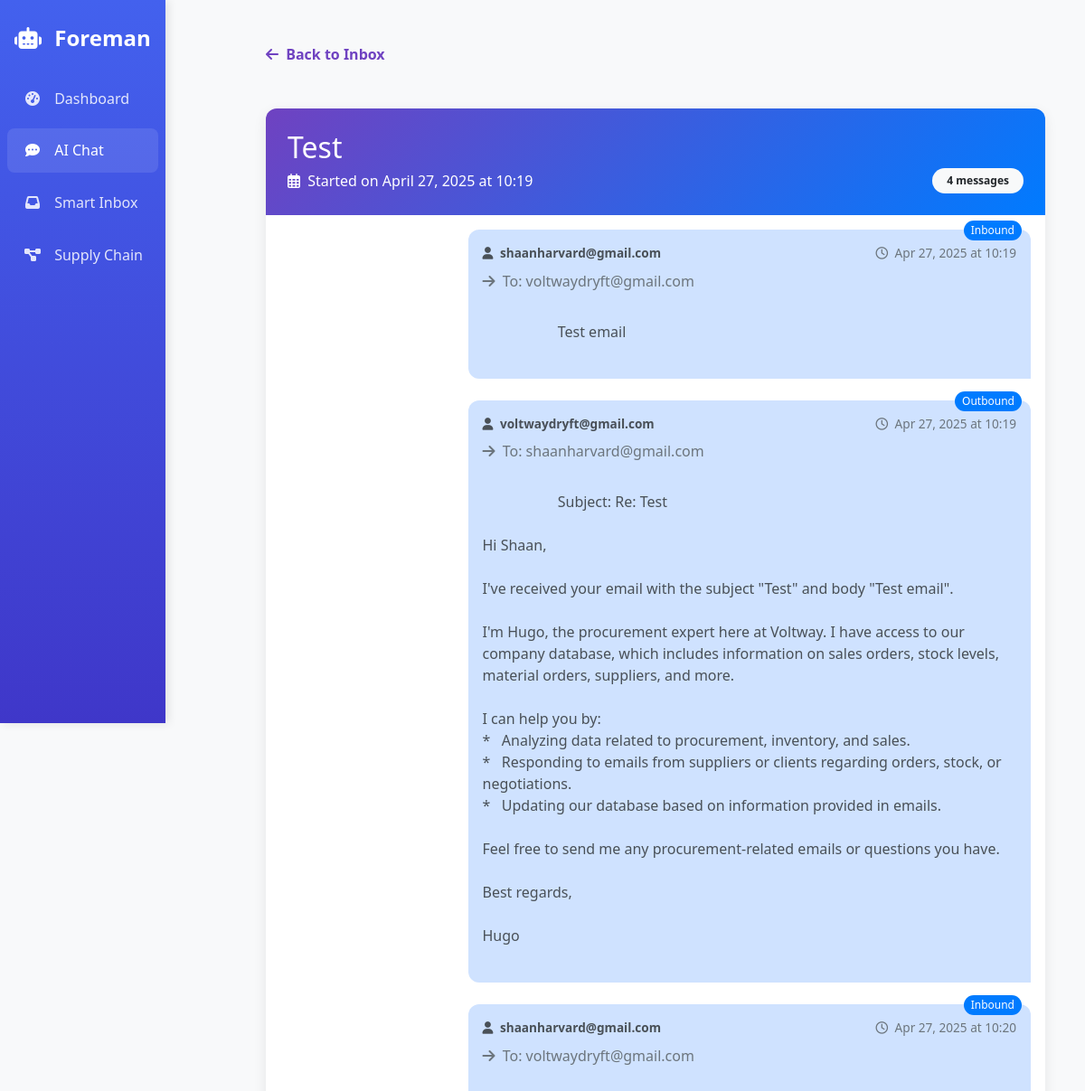
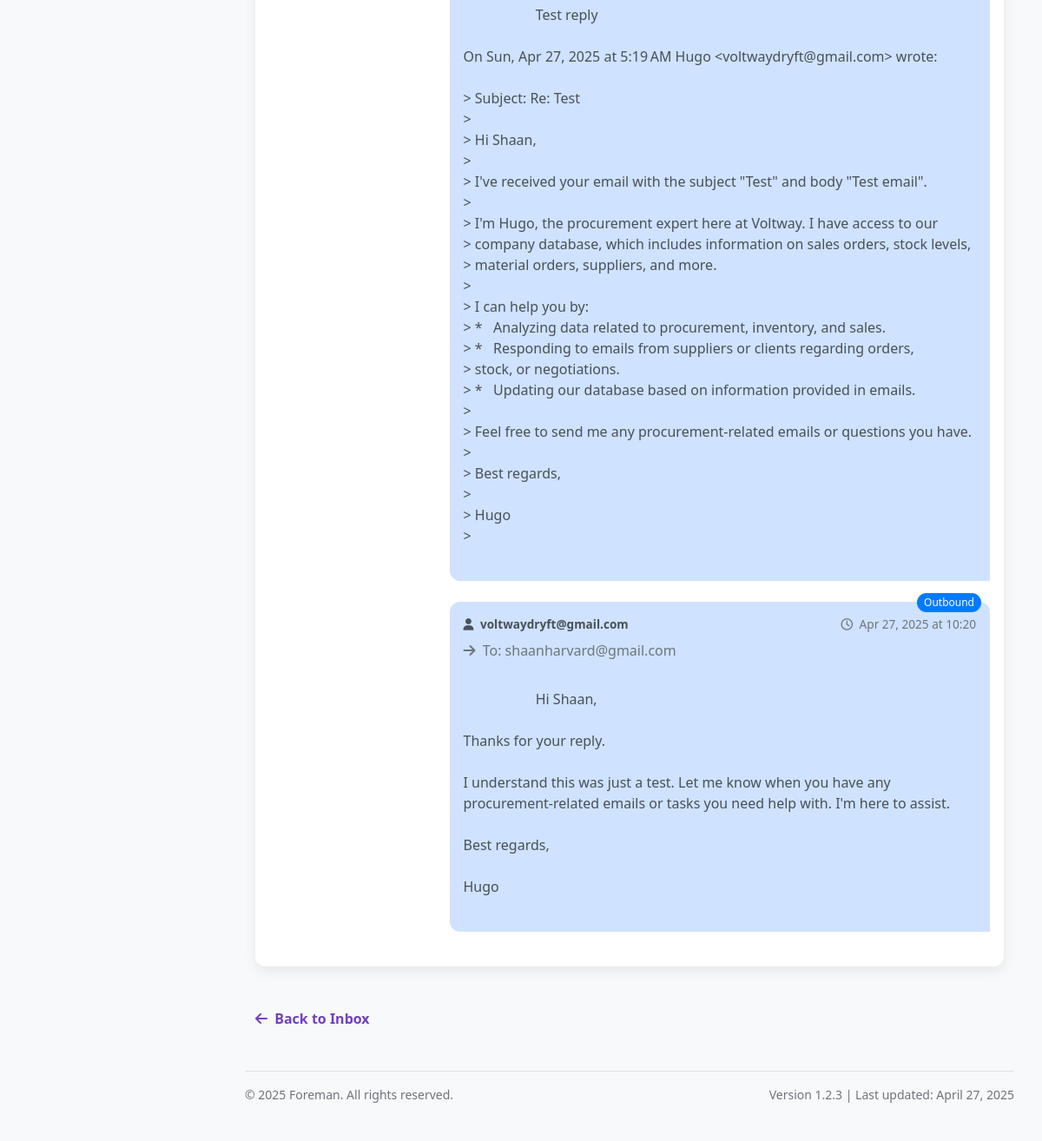
/mail/threads/24/, run on the app's committed database (2 pictures, top to bottom).
### mail/models.py (models this page shows, shortened)
class Thread(models.Model):
    thread_id  = models.CharField(max_length=255, unique=True)
    subject    = models.CharField(max_length=255, blank=True)
    created_at = models.DateTimeField(auto_now_add=True)

class Message(models.Model):
    INBOUND  = "in"
    OUTBOUND = "out"
    DIRECTION_CHOICES = [
        (INBOUND,  "Inbound"),
        (OUTBOUND, "Outbound"),
    ]
    thread       = models.ForeignKey(Thread,
                                     related_name="messages",
                                     on_delete=models.CASCADE)
    message_id   = models.CharField(max_length=255, unique=True)
    in_reply_to  = models.CharField(max_length=255, blank=True, null=True)
    from_address = models.CharField(max_length=255)
    to_addresses = models.TextField(blank=True)
    subject      = models.CharField(max_length=255, blank=True)
    body         = models.TextField(blank=True)
    direction    = models.CharField(max_length=3,
                                    choices=DIRECTION_CHOICES)
    timestamp    = models.DateTimeField()
    class Meta:
        ordering = ["timestamp"]

### mail/views.py (the view)
# urls.py: path("threads/<int:thread_id>/", views.thread_detail, name="thread_detail"),
def thread_detail(request, thread_id):
    thread = get_object_or_404(Thread, id=thread_id)
    return render(request, "mail/threaddetail.html", {"thread": thread})

### mail/templates/mail/threaddetail.html (shortened to what this page needs)
{% extends "base.html" %}
{% block chat_active %}active{% endblock %}
  {% block content %}
  <div class="container">
    <a href="{% url 'mail:thread_list' %}" class="back-link">
      <i class="fas fa-arrow-left me-1"></i> Back to Inbox
    </a>
    <div class="thread-container">
      <div class="thread-header">
        <h2 class="mb-1">{{ thread.subject|default:"(no subject)" }}</h2>
        <div class="d-flex justify-content-between align-items-center">
          <div>
            <span><i class="far fa-calendar-alt me-1"></i> Started on {{ thread.created_at|date:"F d, Y" }} at {{ thread.created_at|time:"H:i" }}</span>
          </div>
          <span class="badge bg-light text-dark rounded-pill px-3 py-2">{{ thread.messages.count }} message{% if thread.messages.count != 1 %}s{% endif %}</span>
        </div>
      </div>
      <div class="thread-body">
        {% if thread.messages.all %}
          <div class="timeline">
            {% for m in thread.messages.all %}
              <div class="message-container {% if m.direction == 'IN' %}w-75{% else %}w-75 ms-auto{% endif %}">
                <div class="message-bubble {% if m.direction == 'IN' %}message-inbound{% else %}message-outbound{% endif %}">
                  <span class="message-direction-badge {% if m.direction == 'IN' %}direction-in{% else %}direction-out{% endif %}">
                    {{ m.get_direction_display }}
                  </span>
                  <div class="message-header">
                    <div class="message-from">
                      <i class="fas fa-user me-1"></i> {{ m.from_address }}
                    </div>
                    <div class="message-time">
                      <i class="far fa-clock me-1"></i> {{ m.timestamp|date:"M d, Y" }} at {{ m.timestamp|time:"H:i" }}
                    </div>
                  </div>
                  {% if m.to_addresses %}
                    <div class="message-to mb-2">
                      <i class="fas fa-arrow-right me-1"></i> To: {{ m.to_addresses }}
                    </div>
                  {% endif %}
                  <div class="message-body">
                    {{ m.body }}
                  </div>
                </div>
              </div>
            {% endfor %}
          </div>
        {% else %}
          <div class="text-center py-5">
            <i class="fas fa-envelope-open fa-4x mb-3 text-muted"></i>
            <h4 class="text-muted">No messages in this thread</h4>
          </div>
        {% endif %}
      </div>
    </div>
    <a href="{% url 'mail:thread_list' %}" class="back-link">
      <i class="fas fa-arrow-left me-1"></i> Back to Inbox
    </a>
  </div>
  {% endblock %}

### data on the page
Thread: subject "Test", created_at "April 27, 2025", created_at "10:19", messages.count "4"
Message: direction "Inbound", from_address "shaanharvard@gmail.com", timestamp "Apr 27, 2025", timestamp "10:19", to_addresses "voltwaydryft@gmail.com", body "Test email"
Message: direction "Outbound", from_address "voltwaydryft@gmail.com", timestamp "Apr 27, 2025", timestamp "10:19", to_addresses "shaanharvard@gmail.com", body "Subject: Re: Test Hi Shaan, I've received your email with the subject \"Test\" and body \"Test email\". I'm Hugo, the procurement expert here at Voltway. I have access to our company database, which includes information on sales orders, stock levels, material orders, suppliers, and more. I can help you by: * Analyzing data related to procurement, inventory, and sales. * Responding to emails from suppliers or clients regarding orders, stock, or negotiations. * Updating our database based on information provided in emails. Feel free to send me any procurement-related emails or questions you have. Best regards, Hugo"
Message: direction "Inbound", from_address "shaanharvard@gmail.com", timestamp "Apr 27, 2025", timestamp "10:20", to_addresses "voltwaydryft@gmail.com", body "Test reply On Sun, Apr 27, 2025 at 5:19 AM Hugo <voltwaydryft@gmail.com> wrote: > Subject: Re: Test > > Hi Shaan, > > I've received your email with the subject \"Test\" and body \"Test email\". > > I'm Hugo, the procurement expert here at Voltway. I have access to our > company database, which includes information on sales orders, stock levels, > material orders, suppliers, and more. > > I can help you by: > * Analyzing data related to procurement, inventory, and sales. > * Responding to emails from suppliers or clients regarding orders, > stock, or negotiations. > * Updating our database based on information provided in emails. > > Feel free to send me any procurement-related emails or…"
Message: direction "Outbound", from_address "voltwaydryft@gmail.com", timestamp "Apr 27, 2025", timestamp "10:20", to_addresses "shaanharvard@gmail.com", body "Hi Shaan, Thanks for your reply. I understand this was just a test. Let me know when you have any procurement-related emails or tasks you need help with. I'm here to assist. Best regards, Hugo"
